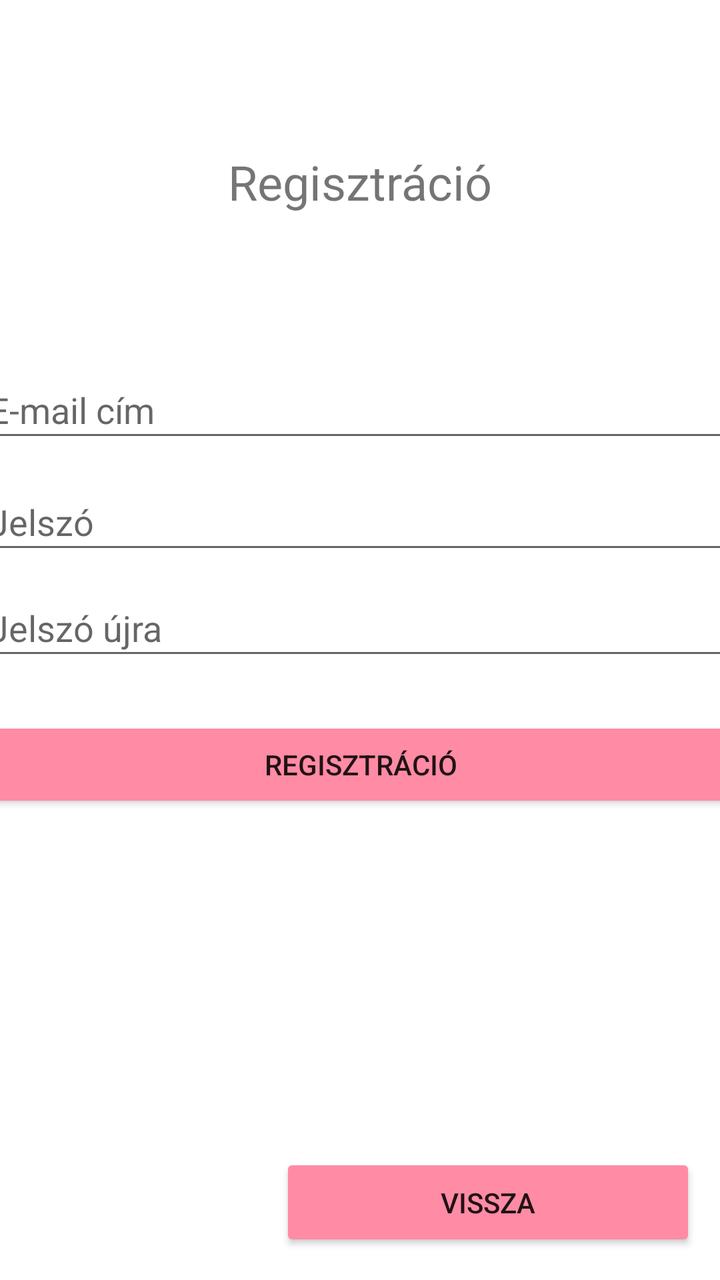
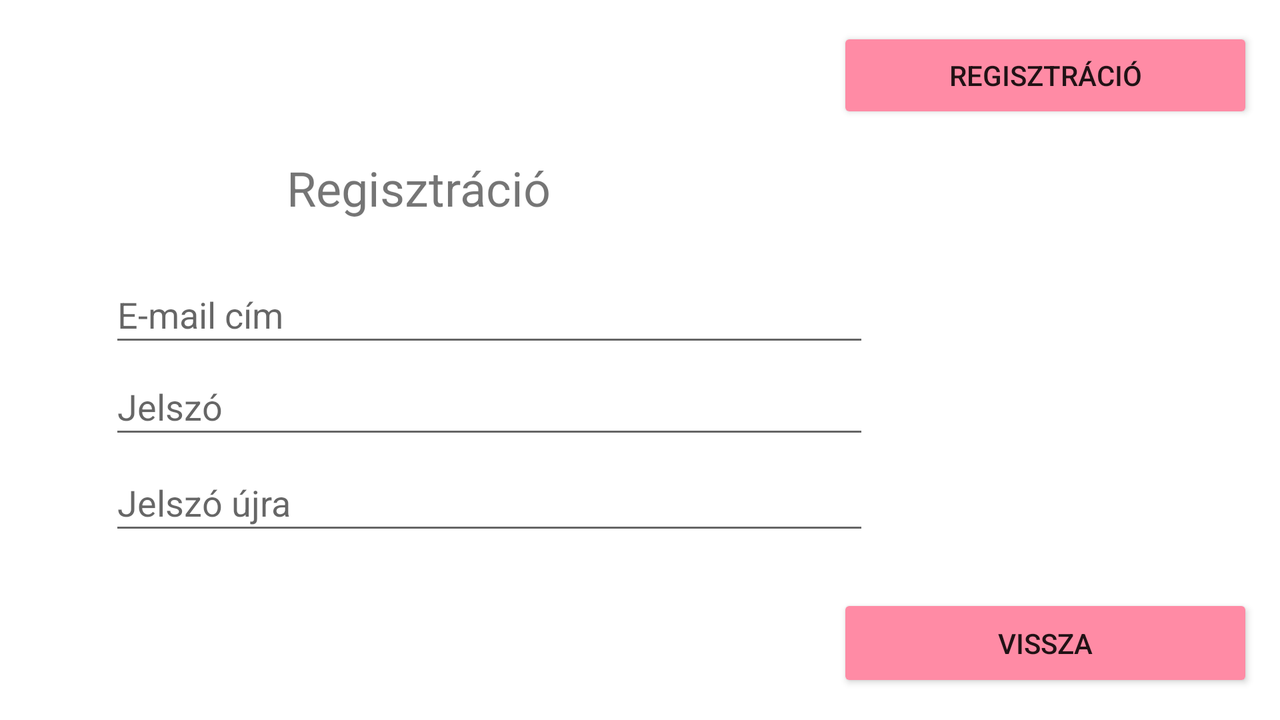

One screen, two layout resources from the same app: the default and the author's alternative for another configuration. Each is rendered where Android would select it; the XML of both is given below.
<!-- AndroidManifest.xml: application theme Theme.WeddingApp -->
<!-- res/layout/activity_register.xml -->
<?xml version="1.0" encoding="utf-8"?>
<androidx.constraintlayout.widget.ConstraintLayout xmlns:android="http://schemas.android.com/apk/res/android"
    xmlns:app="http://schemas.android.com/apk/res-auto"
    xmlns:tools="http://schemas.android.com/tools"
    android:layout_width="match_parent"
    android:layout_height="match_parent"
    tools:context=".activity.RegisterActivity">

    <TextView
        android:id="@+id/textView"
        android:layout_width="wrap_content"
        android:layout_height="wrap_content"
        android:text="@string/register_text"
        android:textSize="24sp"
        app:layout_constraintBottom_toBottomOf="parent"
        app:layout_constraintEnd_toEndOf="parent"
        app:layout_constraintStart_toStartOf="parent"
        app:layout_constraintTop_toTopOf="parent"
        app:layout_constraintVertical_bias="0.123" />

    <EditText
        android:id="@+id/input_email"
        android:layout_width="@dimen/login_elements_width"
        android:layout_height="45dp"
        android:ems="10"
        android:hint="@string/email_text"
        android:inputType="textEmailAddress"
        app:layout_constraintBottom_toBottomOf="parent"
        app:layout_constraintEnd_toEndOf="parent"
        app:layout_constraintStart_toStartOf="parent"
        app:layout_constraintTop_toTopOf="parent"
        app:layout_constraintVertical_bias="0.304"
        android:importantForAutofill="no" />

    <EditText
        android:id="@+id/input_password"
        android:layout_width="@dimen/login_elements_width"
        android:layout_height="45dp"
        android:layout_marginBottom="150dp"
        android:ems="10"
        android:hint="@string/password_text"
        android:inputType="textPassword"
        app:layout_constraintBottom_toBottomOf="parent"
        app:layout_constraintEnd_toEndOf="parent"
        app:layout_constraintStart_toStartOf="parent"
        app:layout_constraintTop_toBottomOf="@+id/input_email"
        app:layout_constraintVertical_bias="@dimen/register_input_bias"
        android:importantForAutofill="no" />

    <EditText
        android:id="@+id/input_password_again"
        android:layout_width="@dimen/login_elements_width"
        android:layout_height="45dp"
        android:layout_marginBottom="150dp"
        android:ems="10"
        android:hint="@string/password_again_text"
        android:inputType="textPassword"
        app:layout_constraintBottom_toBottomOf="parent"
        app:layout_constraintEnd_toEndOf="parent"
        app:layout_constraintStart_toStartOf="parent"
        app:layout_constraintTop_toBottomOf="@+id/input_password"
        app:layout_constraintVertical_bias="@dimen/register_input_bias"
        android:importantForAutofill="no" />

    <Button
        android:id="@+id/button_register"
        android:layout_width="@dimen/login_elements_width"
        android:layout_height="wrap_content"
        android:backgroundTint="@color/primary"
        android:text="@string/register_text"
        android:onClick="register"
        app:layout_constraintBottom_toBottomOf="parent"
        app:layout_constraintEnd_toEndOf="parent"
        app:layout_constraintStart_toStartOf="parent"
        app:layout_constraintTop_toBottomOf="@+id/input_password_again"
        app:layout_constraintVertical_bias="0.091"
        tools:ignore="UsingOnClickInXml" />

    <Button
        android:id="@+id/button_back"
        android:layout_width="208dp"
        android:layout_height="49dp"
        android:backgroundTint="@color/primary"
        android:onClick="back"
        android:text="@string/back_text"
        app:layout_constraintBottom_toBottomOf="parent"
        app:layout_constraintEnd_toEndOf="parent"
        app:layout_constraintHorizontal_bias="0.921"
        app:layout_constraintStart_toStartOf="parent"
        app:layout_constraintTop_toTopOf="parent"
        app:layout_constraintVertical_bias="0.976"
        tools:ignore="UsingOnClickInXml" />

</androidx.constraintlayout.widget.ConstraintLayout>
<!-- resources referenced by this layout -->
<resources>
  <color name="primary">#ff8ba5</color>
  <dimen name="login_elements_width">380dp</dimen>
  <item name="register_input_bias" type="dimen" format="float">0.05</item>
  <string name="back_text">Vissza</string>
  <string name="email_text">E-mail cím</string>
  <string name="password_again_text">Jelszó újra</string>
  <string name="password_text">Jelszó</string>
  <string name="register_text">Regisztráció</string>
  <style name="Theme.WeddingApp" parent="Theme.MaterialComponents.DayNight.NoActionBar">
          <item name="android:statusBarColor">@color/background_white</item>
      </style>
  <color name="background_white">#f2f3f7</color>
</resources>
<!-- res/layout-land/activity_register.xml (the author's variant of the layout above) -->
<!-- drawn on the phone turned sideways -->
<?xml version="1.0" encoding="utf-8"?>
<androidx.constraintlayout.widget.ConstraintLayout xmlns:android="http://schemas.android.com/apk/res/android"
    xmlns:app="http://schemas.android.com/apk/res-auto"
    xmlns:tools="http://schemas.android.com/tools"
    android:layout_width="match_parent"
    android:layout_height="match_parent"
    tools:context=".activity.RegisterActivity">

    <TextView
        android:id="@+id/textView"
        android:layout_width="wrap_content"
        android:layout_height="wrap_content"
        android:text="@string/register_text"
        android:textSize="24sp"
        app:layout_constraintBottom_toBottomOf="parent"
        app:layout_constraintEnd_toEndOf="parent"
        app:layout_constraintHorizontal_bias="0.282"
        app:layout_constraintStart_toStartOf="parent"
        app:layout_constraintTop_toTopOf="parent"
        app:layout_constraintVertical_bias="0.237" />

    <EditText
        android:id="@+id/input_email"
        android:layout_width="@dimen/login_elements_width"
        android:layout_height="45dp"
        android:ems="10"
        android:hint="@string/email_text"
        android:inputType="textEmailAddress"
        app:layout_constraintBottom_toBottomOf="parent"
        app:layout_constraintEnd_toEndOf="parent"
        app:layout_constraintHorizontal_bias="0.21"
        app:layout_constraintStart_toStartOf="parent"
        app:layout_constraintTop_toTopOf="parent"
        app:layout_constraintVertical_bias="0.423"
        android:importantForAutofill="no" />

    <EditText
        android:id="@+id/input_password"
        android:layout_width="@dimen/login_elements_width"
        android:layout_height="45dp"
        android:ems="10"
        android:hint="@string/password_text"
        android:inputType="textPassword"
        app:layout_constraintBottom_toBottomOf="parent"
        app:layout_constraintEnd_toEndOf="parent"
        app:layout_constraintHorizontal_bias="0.21"
        app:layout_constraintStart_toStartOf="parent"
        app:layout_constraintTop_toTopOf="parent"
        app:layout_constraintVertical_bias="0.569"
        android:importantForAutofill="no" />

    <EditText
        android:id="@+id/input_password_again"
        android:layout_width="@dimen/login_elements_width"
        android:layout_height="45dp"
        android:ems="10"
        android:hint="@string/password_again_text"
        android:inputType="textPassword"
        app:layout_constraintBottom_toBottomOf="parent"
        app:layout_constraintEnd_toEndOf="parent"
        app:layout_constraintHorizontal_bias="0.21"
        app:layout_constraintStart_toStartOf="parent"
        app:layout_constraintTop_toTopOf="parent"
        app:layout_constraintVertical_bias="0.722"
        android:importantForAutofill="no" />

    <Button
        android:id="@+id/button_register"
        android:layout_width="@dimen/login_landscape_width"
        android:layout_height="wrap_content"
        android:backgroundTint="@color/primary"
        android:onClick="register"
        android:text="@string/register_text"
        app:layout_constraintBottom_toBottomOf="parent"
        app:layout_constraintEnd_toEndOf="parent"
        app:layout_constraintHorizontal_bias="0.969"
        app:layout_constraintStart_toStartOf="parent"
        app:layout_constraintTop_toTopOf="parent"
        app:layout_constraintVertical_bias="0.044"
        tools:ignore="UsingOnClickInXml" />

    <Button
        android:id="@+id/button_back"
        android:layout_width="@dimen/login_landscape_width"
        android:layout_height="49dp"
        android:backgroundTint="@color/primary"
        android:onClick="back"
        android:text="@string/back_text"
        app:layout_constraintBottom_toBottomOf="parent"
        app:layout_constraintEnd_toEndOf="parent"
        app:layout_constraintHorizontal_bias="0.969"
        app:layout_constraintStart_toStartOf="parent"
        app:layout_constraintTop_toTopOf="parent"
        app:layout_constraintVertical_bias="0.955"
        tools:ignore="UsingOnClickInXml" />

</androidx.constraintlayout.widget.ConstraintLayout>
<!-- resources referenced by the variant -->
<!-- as the phone turned sideways resolves them -->
<resources>
  <color name="primary">#ff8ba5</color>
  <dimen name="login_elements_width">380dp</dimen>
  <dimen name="login_landscape_width">208dp</dimen>
  <string name="back_text">Vissza</string>
  <string name="email_text">E-mail cím</string>
  <string name="password_again_text">Jelszó újra</string>
  <string name="password_text">Jelszó</string>
  <string name="register_text">Regisztráció</string>
  <style name="Theme.WeddingApp" parent="Theme.MaterialComponents.DayNight.NoActionBar">
          <item name="android:statusBarColor">@color/background_white</item>
      </style>
  <color name="background_white">#f2f3f7</color>
</resources>
